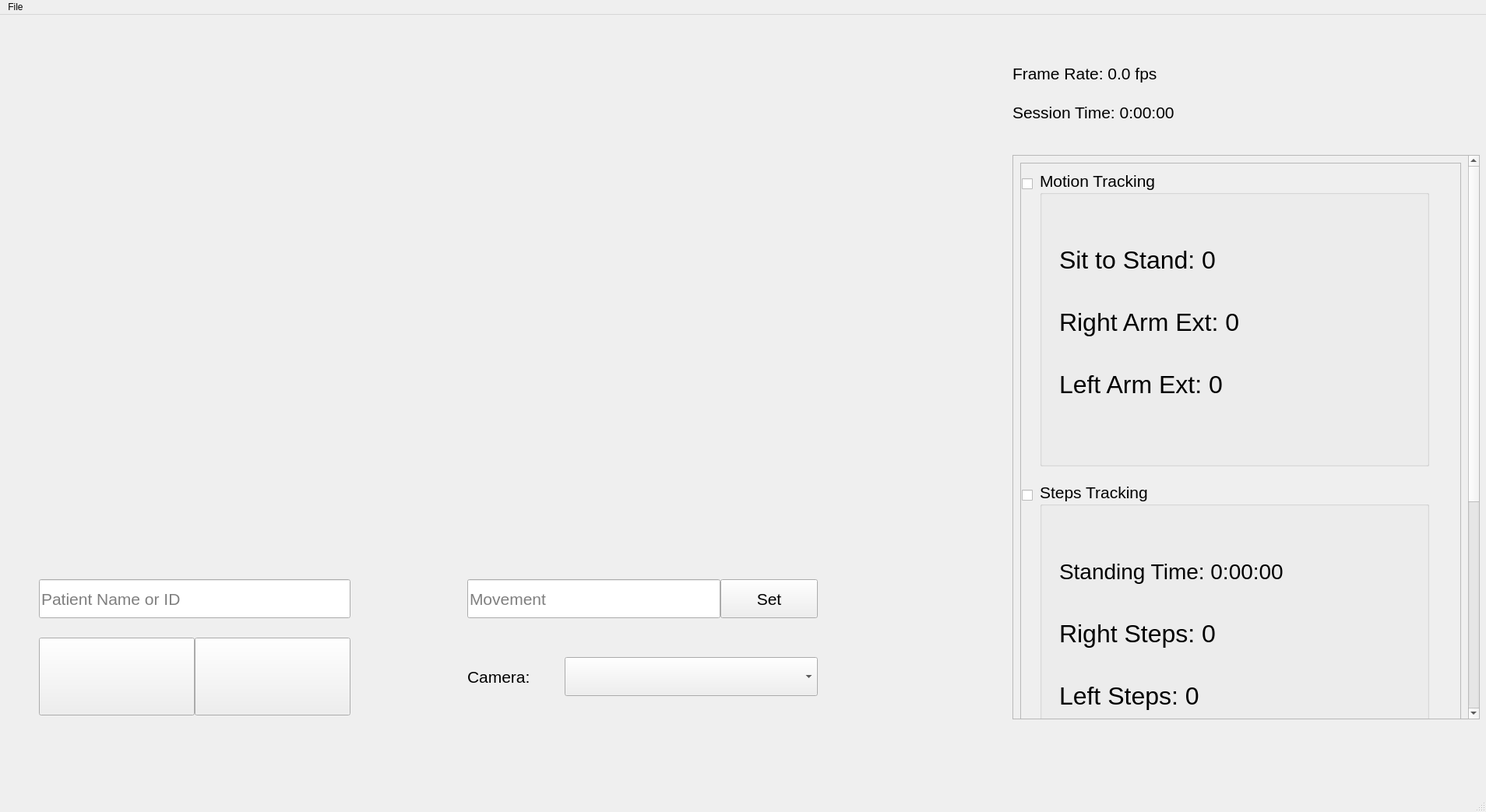
<?xml version="1.0" encoding="UTF-8"?>
<ui version="4.0">
 <class>MainWindow</class>
 <widget class="QMainWindow" name="MainWindow">
  <property name="geometry">
   <rect>
    <x>0</x>
    <y>0</y>
    <width>1908</width>
    <height>1043</height>
   </rect>
  </property>
  <property name="windowTitle">
   <string>MainWindow</string>
  </property>
  <widget class="QWidget" name="centralwidget">
   <widget class="QLabel" name="img_label">
    <property name="geometry">
     <rect>
      <x>0</x>
      <y>0</y>
      <width>1280</width>
      <height>720</height>
     </rect>
    </property>
    <property name="text">
     <string/>
    </property>
   </widget>
   <widget class="QLabel" name="framerate_label">
    <property name="geometry">
     <rect>
      <x>1300</x>
      <y>50</y>
      <width>500</width>
      <height>50</height>
     </rect>
    </property>
    <property name="font">
     <font>
      <pointsize>16</pointsize>
     </font>
    </property>
    <property name="text">
     <string>Frame Rate: 0.0 fps</string>
    </property>
   </widget>
   <widget class="QPushButton" name="start_pushButton">
    <property name="geometry">
     <rect>
      <x>50</x>
      <y>800</y>
      <width>200</width>
      <height>100</height>
     </rect>
    </property>
    <property name="font">
     <font>
      <pointsize>18</pointsize>
     </font>
    </property>
    <property name="text">
     <string/>
    </property>
   </widget>
   <widget class="QLabel" name="sessiontime_label">
    <property name="geometry">
     <rect>
      <x>1300</x>
      <y>100</y>
      <width>500</width>
      <height>50</height>
     </rect>
    </property>
    <property name="font">
     <font>
      <pointsize>16</pointsize>
     </font>
    </property>
    <property name="text">
     <string>Session Time: 0:00:00</string>
    </property>
   </widget>
   <widget class="QPushButton" name="pause_pushButton">
    <property name="geometry">
     <rect>
      <x>250</x>
      <y>800</y>
      <width>200</width>
      <height>100</height>
     </rect>
    </property>
    <property name="font">
     <font>
      <pointsize>18</pointsize>
     </font>
    </property>
    <property name="text">
     <string/>
    </property>
   </widget>
   <widget class="QLineEdit" name="name_id_lineEdit">
    <property name="geometry">
     <rect>
      <x>50</x>
      <y>725</y>
      <width>400</width>
      <height>50</height>
     </rect>
    </property>
    <property name="font">
     <font>
      <pointsize>16</pointsize>
     </font>
    </property>
    <property name="placeholderText">
     <string>Patient Name or ID</string>
    </property>
   </widget>
   <widget class="QComboBox" name="source_comboBox">
    <property name="geometry">
     <rect>
      <x>725</x>
      <y>825</y>
      <width>325</width>
      <height>50</height>
     </rect>
    </property>
    <property name="font">
     <font>
      <pointsize>16</pointsize>
     </font>
    </property>
   </widget>
   <widget class="QLabel" name="source_label">
    <property name="geometry">
     <rect>
      <x>600</x>
      <y>825</y>
      <width>125</width>
      <height>50</height>
     </rect>
    </property>
    <property name="font">
     <font>
      <pointsize>16</pointsize>
     </font>
    </property>
    <property name="text">
     <string>Camera:</string>
    </property>
   </widget>
   <widget class="QScrollArea" name="scrollArea">
    <property name="geometry">
     <rect>
      <x>1300</x>
      <y>180</y>
      <width>600</width>
      <height>725</height>
     </rect>
    </property>
    <property name="minimumSize">
     <size>
      <width>600</width>
      <height>600</height>
     </size>
    </property>
    <property name="widgetResizable">
     <bool>true</bool>
    </property>
    <widget class="QWidget" name="scrollAreaWidgetContents">
     <property name="geometry">
      <rect>
       <x>0</x>
       <y>0</y>
       <width>576</width>
       <height>1162</height>
      </rect>
     </property>
     <layout class="QVBoxLayout" name="verticalLayout">
      <item>
       <widget class="QFrame" name="frame">
        <property name="minimumSize">
         <size>
          <width>525</width>
          <height>1150</height>
         </size>
        </property>
        <property name="frameShape">
         <enum>QFrame::StyledPanel</enum>
        </property>
        <property name="frameShadow">
         <enum>QFrame::Raised</enum>
        </property>
        <widget class="QGroupBox" name="motion_tracking_groupBox">
         <property name="geometry">
          <rect>
           <x>25</x>
           <y>10</y>
           <width>500</width>
           <height>380</height>
          </rect>
         </property>
         <property name="font">
          <font>
           <pointsize>16</pointsize>
          </font>
         </property>
         <property name="title">
          <string>Motion Tracking</string>
         </property>
         <widget class="QLabel" name="sit_to_stand_count_label">
          <property name="geometry">
           <rect>
            <x>25</x>
            <y>80</y>
            <width>450</width>
            <height>70</height>
           </rect>
          </property>
          <property name="font">
           <font>
            <pointsize>24</pointsize>
           </font>
          </property>
          <property name="text">
           <string>Sit to Stand: 0</string>
          </property>
         </widget>
         <widget class="QLabel" name="right_arm_ext_count_label">
          <property name="geometry">
           <rect>
            <x>25</x>
            <y>160</y>
            <width>450</width>
            <height>70</height>
           </rect>
          </property>
          <property name="font">
           <font>
            <pointsize>24</pointsize>
           </font>
          </property>
          <property name="text">
           <string>Right Arm Ext: 0</string>
          </property>
         </widget>
         <widget class="QLabel" name="left_arm_ext_count_label">
          <property name="geometry">
           <rect>
            <x>25</x>
            <y>240</y>
            <width>450</width>
            <height>70</height>
           </rect>
          </property>
          <property name="font">
           <font>
            <pointsize>24</pointsize>
           </font>
          </property>
          <property name="text">
           <string>Left Arm Ext: 0</string>
          </property>
         </widget>
        </widget>
        <widget class="QGroupBox" name="steps_tracking_groupBox">
         <property name="geometry">
          <rect>
           <x>25</x>
           <y>410</y>
           <width>500</width>
           <height>380</height>
          </rect>
         </property>
         <property name="font">
          <font>
           <pointsize>16</pointsize>
          </font>
         </property>
         <property name="title">
          <string>Steps Tracking</string>
         </property>
         <widget class="QLabel" name="right_steps_count_label">
          <property name="geometry">
           <rect>
            <x>25</x>
            <y>160</y>
            <width>450</width>
            <height>70</height>
           </rect>
          </property>
          <property name="font">
           <font>
            <pointsize>24</pointsize>
           </font>
          </property>
          <property name="text">
           <string>Right Steps: 0</string>
          </property>
         </widget>
         <widget class="QLabel" name="left_steps_count_label">
          <property name="geometry">
           <rect>
            <x>25</x>
            <y>240</y>
            <width>450</width>
            <height>70</height>
           </rect>
          </property>
          <property name="font">
           <font>
            <pointsize>24</pointsize>
           </font>
          </property>
          <property name="text">
           <string>Left Steps: 0</string>
          </property>
         </widget>
         <widget class="QLabel" name="standing_time_label">
          <property name="geometry">
           <rect>
            <x>25</x>
            <y>80</y>
            <width>450</width>
            <height>70</height>
           </rect>
          </property>
          <property name="font">
           <font>
            <pointsize>21</pointsize>
           </font>
          </property>
          <property name="text">
           <string>Standing Time: 0:00:00</string>
          </property>
         </widget>
        </widget>
        <widget class="QGroupBox" name="hand_tracking_groupBox">
         <property name="geometry">
          <rect>
           <x>25</x>
           <y>810</y>
           <width>500</width>
           <height>280</height>
          </rect>
         </property>
         <property name="font">
          <font>
           <pointsize>16</pointsize>
          </font>
         </property>
         <property name="title">
          <string>Hand Tracking</string>
         </property>
         <widget class="QLabel" name="right_hand_count_label">
          <property name="geometry">
           <rect>
            <x>25</x>
            <y>80</y>
            <width>450</width>
            <height>70</height>
           </rect>
          </property>
          <property name="font">
           <font>
            <pointsize>24</pointsize>
           </font>
          </property>
          <property name="text">
           <string>Right Hand: 0</string>
          </property>
         </widget>
         <widget class="QLabel" name="left_hand_count_label">
          <property name="geometry">
           <rect>
            <x>25</x>
            <y>160</y>
            <width>450</width>
            <height>70</height>
           </rect>
          </property>
          <property name="font">
           <font>
            <pointsize>24</pointsize>
           </font>
          </property>
          <property name="text">
           <string>Left Hand: 0</string>
          </property>
         </widget>
        </widget>
        <widget class="QCheckBox" name="motion_tracking_checkBox">
         <property name="geometry">
          <rect>
           <x>2</x>
           <y>15</y>
           <width>25</width>
           <height>25</height>
          </rect>
         </property>
         <property name="text">
          <string/>
         </property>
        </widget>
        <widget class="QCheckBox" name="steps_tracking_checkBox">
         <property name="geometry">
          <rect>
           <x>2</x>
           <y>415</y>
           <width>25</width>
           <height>25</height>
          </rect>
         </property>
         <property name="text">
          <string/>
         </property>
        </widget>
        <widget class="QCheckBox" name="hand_tracking_checkBox">
         <property name="geometry">
          <rect>
           <x>2</x>
           <y>815</y>
           <width>25</width>
           <height>25</height>
          </rect>
         </property>
         <property name="text">
          <string/>
         </property>
        </widget>
       </widget>
      </item>
     </layout>
    </widget>
   </widget>
   <widget class="QLineEdit" name="movement_lineEdit">
    <property name="geometry">
     <rect>
      <x>600</x>
      <y>725</y>
      <width>325</width>
      <height>50</height>
     </rect>
    </property>
    <property name="font">
     <font>
      <pointsize>16</pointsize>
     </font>
    </property>
    <property name="placeholderText">
     <string>Movement</string>
    </property>
   </widget>
   <widget class="QPushButton" name="movement_set_pushButton">
    <property name="geometry">
     <rect>
      <x>925</x>
      <y>725</y>
      <width>125</width>
      <height>50</height>
     </rect>
    </property>
    <property name="font">
     <font>
      <pointsize>16</pointsize>
     </font>
    </property>
    <property name="text">
     <string>Set</string>
    </property>
    <property name="checkable">
     <bool>true</bool>
    </property>
   </widget>
  </widget>
  <widget class="QMenuBar" name="menubar">
   <property name="geometry">
    <rect>
     <x>0</x>
     <y>0</y>
     <width>1908</width>
     <height>18</height>
    </rect>
   </property>
   <widget class="QMenu" name="menuFile">
    <property name="title">
     <string>File</string>
    </property>
    <widget class="QMenu" name="menuSettings">
     <property name="title">
      <string>Settings</string>
     </property>
     <addaction name="actionGenerate_CSV_File"/>
     <addaction name="separator"/>
     <addaction name="actionAdjust_Thresholds"/>
    </widget>
    <addaction name="actionOpen"/>
    <addaction name="actionWebcam"/>
    <addaction name="menuSettings"/>
   </widget>
   <addaction name="menuFile"/>
  </widget>
  <widget class="QStatusBar" name="statusbar"/>
  <action name="actionOpen">
   <property name="text">
    <string>Open</string>
   </property>
  </action>
  <action name="actionWebcam">
   <property name="text">
    <string>Webcam</string>
   </property>
  </action>
  <action name="actionGenerate_CSV_File">
   <property name="checkable">
    <bool>true</bool>
   </property>
   <property name="checked">
    <bool>true</bool>
   </property>
   <property name="text">
    <string>Generate CSV File</string>
   </property>
  </action>
  <action name="actionAdjust_Thresholds">
   <property name="text">
    <string>Adjust Thresholds</string>
   </property>
  </action>
 </widget>
 <resources/>
 <connections/>
</ui>
